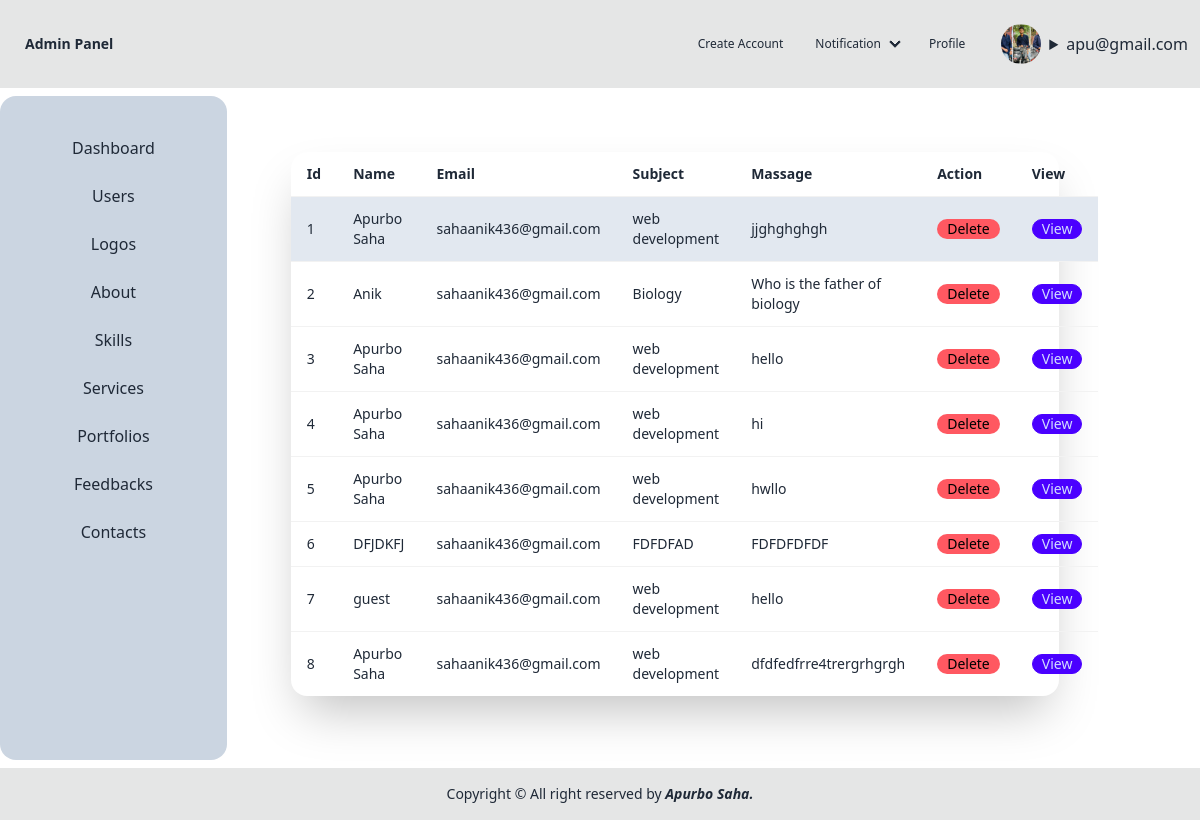
The page /contact_list.php (signed in) on the database its author committed.
### tables this page shows
CREATE TABLE `users` (
  `Id` int(11) NOT NULL,
  `Email` varchar(100) NOT NULL,
  `Password` varchar(100) NOT NULL,
  `Country` varchar(100) NOT NULL,
  `Gender` varchar(100) NOT NULL,
  `Photo` varchar(100) DEFAULT NULL,
  `Role` int(100) DEFAULT NULL
);

CREATE TABLE `contacts` (
  `Id` int(100) NOT NULL,
  `Name` varchar(100) NOT NULL,
  `Email` varchar(100) NOT NULL,
  `Subject` varchar(100) NOT NULL,
  `Massage` varchar(200) NOT NULL,
  `Status` int(100) NOT NULL DEFAULT 0
);

### contact_list.php (the view, shortened to what this page needs)
<?php
require 'db.php';
require 'header.php';
$select = "SELECT * FROM contacts order by Id DESC";
$select_res = mysqli_query($db_connection, $select);
?>
<!DOCTYPE html>
<html lang="en">
<head>
    <link href="https://cdn.jsdelivr.net/npm/daisyui@4.12.10/dist/full.min.css" rel="stylesheet" type="text/css" />
    <script src="https://cdn.tailwindcss.com"></script>
</head>
<body>
<div class="flex">
<div class="flex flex-col card card-body bg-slate-300 mt-2 ">
            <div class="mx-8">
                <a href="dashboard.php" class="flex justify-center items-center p-2 link link-hover">Dashboard</a>
            </div>
            <div class="mx-8">
                <a href="users_list.php" class="flex justify-center items-center p-2 link link-hover">Users</a>
            </div>
            <div class="mx-8">
                <a href="logo.php" class="flex justify-center items-center p-2 link link-hover">Logos</a>
            </div>
            <div class="mx-8">
                <a href="about.php" class="flex justify-center items-center p-2 link link-hover">About</a>
            </div>
            <div class="mx-8">
                <a href="skill.php" class="flex justify-center items-center p-2 link link-hover">Skills</a>
            </div>
            <div class="mx-8">
                <a href="service.php" class="flex justify-center items-center p-2 link link-hover">Services</a>
            </div>
            <div class="mx-8">
                <a href="portfolio.php" class="flex justify-center items-center p-2 link link-hover">Portfolios</a>
            </div>
            <div class="mx-8">
                <a href="feedback_list.php" class="flex justify-center items-center p-2 link link-hover">Feedbacks</a>
            </div>
            <div class="mx-8">
                <a href="contact_list.php" class="flex justify-center items-center p-2 link link-hover">Contacts</a>
            </div>
        </div>
        <div class="card card-body w-full">
            <div class="card-body ">
            <div class="card bg-base-100 w-full max-w-3xl shrink-0 shadow-2xl">
                <table class="table table-bordered ">
                    <tr>
                        <th>Id</th>
                        <th>Name</th>
                        <th>Email</th>
                        <th>Subject</th>
                        <th>Massage</th>
                        <th>Action</th>
                        <th>View</th>
                    </tr>
                    <?php foreach($select_res as $index=> $contacts) {?>
                    <tr class="<?= ($contacts['Status'] != 1? 'bg-slate-200 ': '') ?>">
                        <td><?= $index+1 ?></td>
                        <td><?= $contacts['Name'] ?></td>
                        <td><?= $contacts['Email'] ?></td>
                        <td><?= $contacts['Subject'] ?></td>
                        <td><?= $contacts['Massage'] ?></td>
                        <td><a href="contact_delete.php?id=<?= $contacts['Id'] ?>" class="badge badge-error">Delete</a></td>
                        <td><a href="view.php?id=<?= $contacts['Id'] ?>" class="badge badge-primary">View</a></td>
                    </tr>
                    <?php } ?>
                </table>
            </div>
            </div>
    </div>
</div>
</body>
</html>
<?php require 'footer.php' ?>

### header.php (shortened to what this page needs)
<?php
require 'db.php';
$logged_id = $_SESSION['logged_id'];
$select_logged_user = "SELECT * FROM users WHERE Id = $logged_id";
$select_logged_user_res = mysqli_query($db_connection, $select_logged_user);
$after_assoc_logged = mysqli_fetch_assoc($select_logged_user_res);
$select = "SELECT * FROM contacts";
$select_res = mysqli_query($db_connection, $select);
?>
<!DOCTYPE html>
<html lang="en">
<head>
</head>
<body>
    <div class="navbar bg-base-300">
        <div class="flex-1">
            <a class="btn btn-ghost text-xl">Admin Panel</a>
        </div>
        <div class="flex-none">
            <ul class="menu menu-horizontal px-1">
                <li> <a href="register.php" class="float-right label-text-alt link link-hover ">Create Account</a></li>
                <li>
                    <details class="dropdown">
                        <summary class=""><a href="" class="label-text-alt link link-hover">Notification</a></summary>
                    </details>
                </li>
                <li><a class="label-text-alt link link-hover" href="profile.php">Profile</a></li>
            </ul>
        </div>
        <label class="label px-6">
            <?php
            if ($after_assoc_logged['Photo'] == null) { ?>
                <div class="avatar">
                    <div class="w-10 m-2 rounded-full">
                        <img src="" />
                    </div>
                </div>
            <?php } else { ?>
                <div class="avatar">
                    <div class="w-10 m-2 rounded-full">
                        <img src="/RegisterPage/uploads/<?= $after_assoc_logged['Photo'] ?>" />
                    </div>
                </div>
            <?php } ?>
            <details>
                <summary><?= $after_assoc_logged['Email'] ?></summary>
            </details>
        </label>
    </div>
</body>
</html>

### rows shown on the page
users: Photo (picture), Email "apu@gmail.com"
contacts: Name "Apurbo Saha", Email "sahaanik436@gmail.com", Subject "web development", Massage "jjghghghgh"
contacts: Name "Anik", Email "sahaanik436@gmail.com", Subject "Biology", Massage "Who is the father of biology"
contacts: Name "Apurbo Saha", Email "sahaanik436@gmail.com", Subject "web development", Massage "hello"
contacts: Name "Apurbo Saha", Email "sahaanik436@gmail.com", Subject "web development", Massage "hi"
contacts: Name "Apurbo Saha", Email "sahaanik436@gmail.com", Subject "web development", Massage "hwllo"
contacts: Name "DFJDKFJ", Email "sahaanik436@gmail.com", Subject "FDFDFAD", Massage "FDFDFDFDF"
contacts: Name "guest", Email "sahaanik436@gmail.com", Subject "web development", Massage "hello"
contacts: Name "Apurbo Saha", Email "sahaanik436@gmail.com", Subject "web development", Massage "dfdfedfrre4trergrhgrgh"
